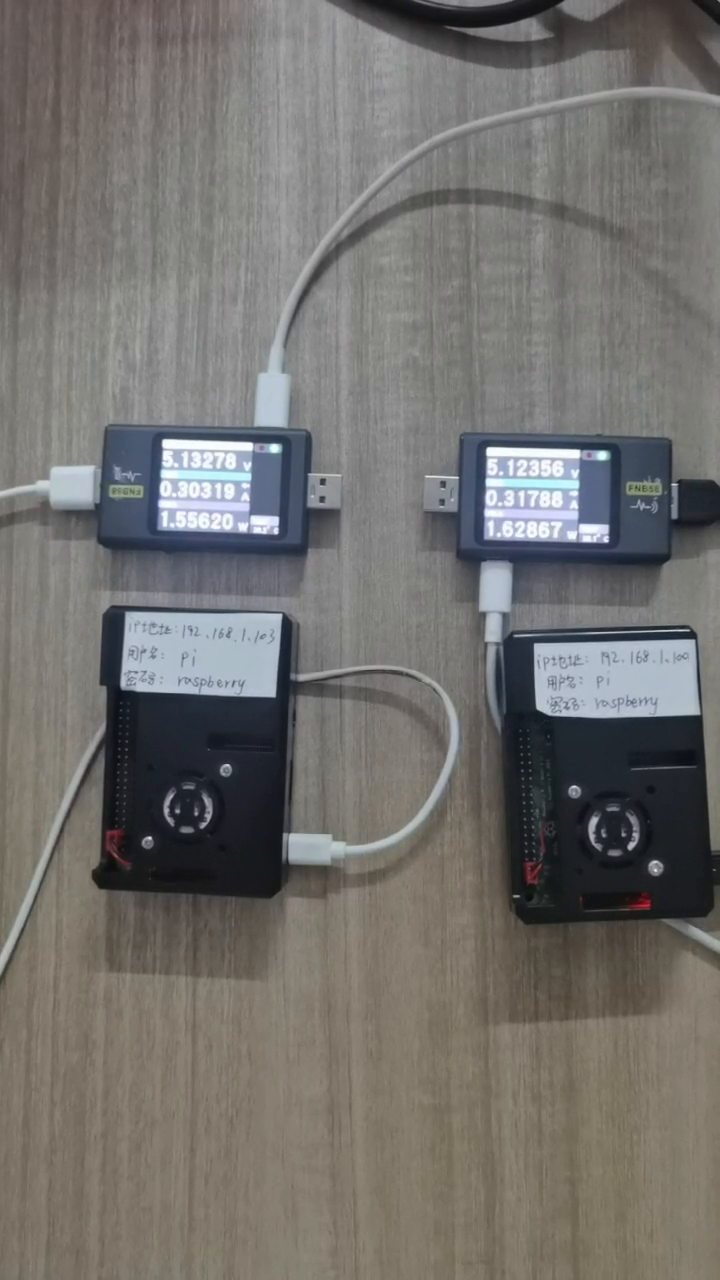
#> input picture frame 14 of ExperimentSetUp.mp4, 720 x 1280 px, given in place of IOT.mp4, which was not available
$ python video_read.py
#> lines starting #> are read from the running program, lines starting #| are printed output that depends on the picture; after the words box and inside, x2 and y2 are one past the last pixel; in counts of white or black regions, pixels touching at a corner belong together; pictures that were not available may be replaced by others from this repository, and a replacement may not be noted
import re
import csv
from PIL import Image
import pytesseract
import cv2
import numpy as np

# 打开视频文件
video_capture = cv2.VideoCapture('IOT.mp4')

# 初始化一些变量
frame_rate = 100  # 截取频率（每秒一帧）
prev_time = 0
frame_count = 0  # 用于保存图像的计数

# 配置Tesseract参数，设置为只识别数字
custom_config = r'--oem 3 --psm 11 outputbase digits'

# 创建CSV文件并写入列标题
with open('output_numbers.csv', mode='w', newline='') as csv_file:
    csv_writer = csv.writer(csv_file)
    csv_writer.writerow(['Time (seconds)', 'Extracted Numbers'])

while True:
    # 读取视频帧
    ret, frame = video_capture.read()
#> frame is the input picture: shape (1280, 720, 3); mean B, G, R 109.8, 113, 115

    # 检查是否成功读取帧
    if not ret:
        break

    # 获取当前帧的时间
    current_time = video_capture.get(0)  # 0表示获取帧时间

    # 每隔一秒截取一帧
    if current_time - prev_time >= frame_rate:
        prev_time = current_time

        # 转换图像为灰度
        gray = cv2.cvtColor(frame, cv2.COLOR_BGR2GRAY)
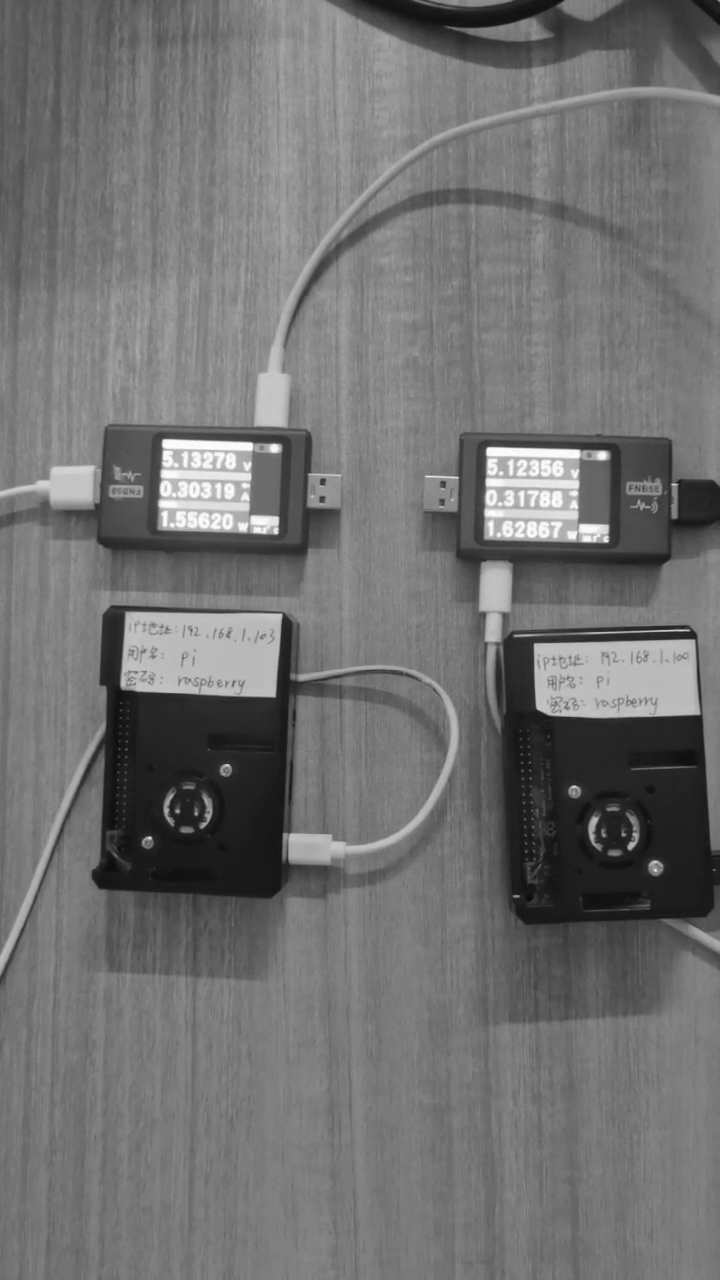
#> gray: shape (1280, 720); min 11, max 255, mean 113.2

        # 应用阈值二值化
        _, binary = cv2.threshold(gray, 128, 255, cv2.THRESH_BINARY)
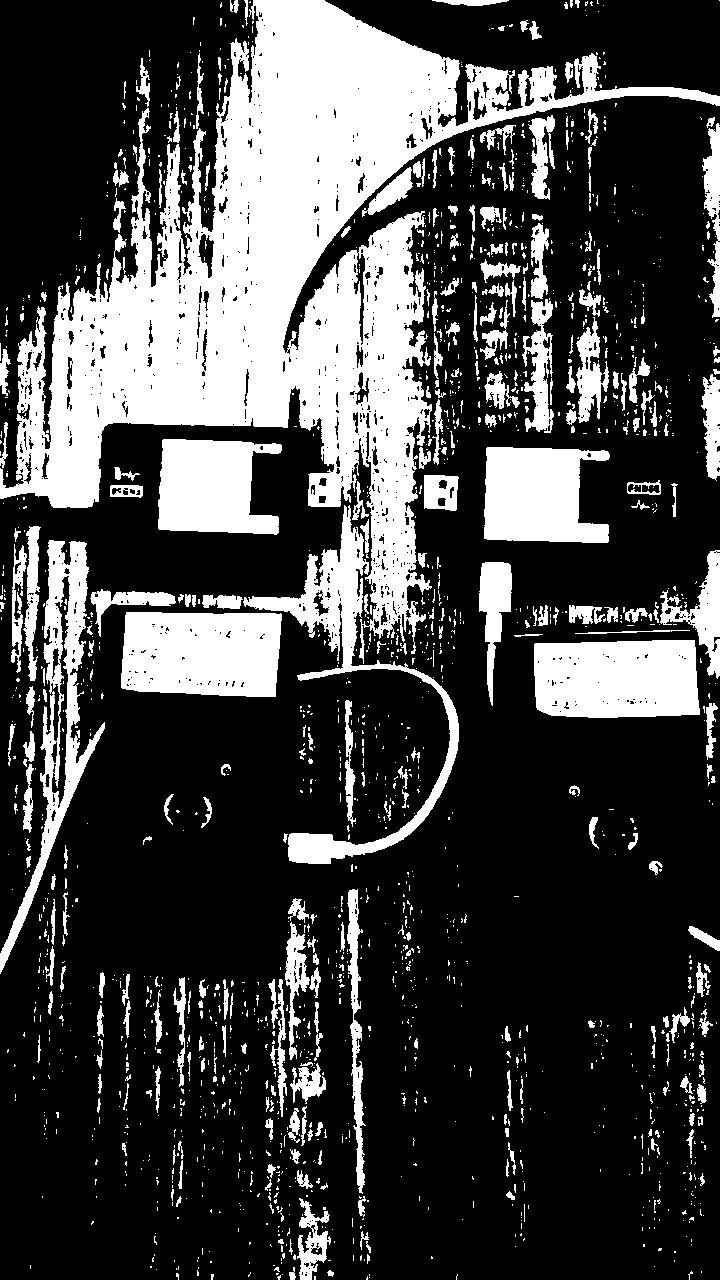
#> binary: shape (1280, 720); 27.2% white; 1869 white regions (1540 under 20 px), largest, box (x1, y1, x2, y2) and area: (0, 0, 720, 664) 129686, (121, 612, 282, 697) 12516, (534, 640, 700, 718) 12019

        # 进行去噪声处理
        denoised = cv2.medianBlur(binary, 3)
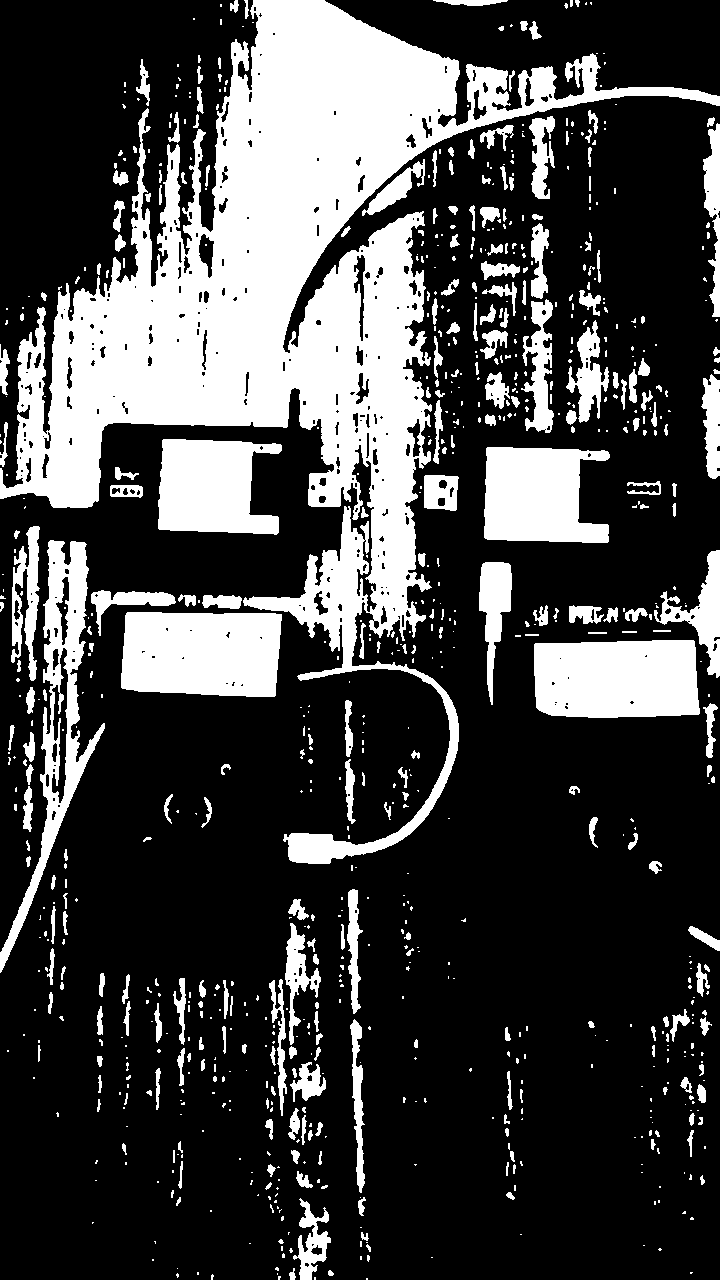
#> denoised: shape (1280, 720); 26.9% white; 849 white regions (557 under 20 px), largest, box (x1, y1, x2, y2) and area: (0, 0, 720, 864) 142026, (121, 612, 282, 697) 12625, (534, 640, 700, 718) 12103
        # 保存预处理后的图像（可选）
        # cv2.imwrite('preprocessed_image.jpg', denoised)
        # 使用Tesseract进行文字识别，仅识别数字
#> (the run stopped early here; a loop or call above may not have finished)

$ run again, starting later in the video
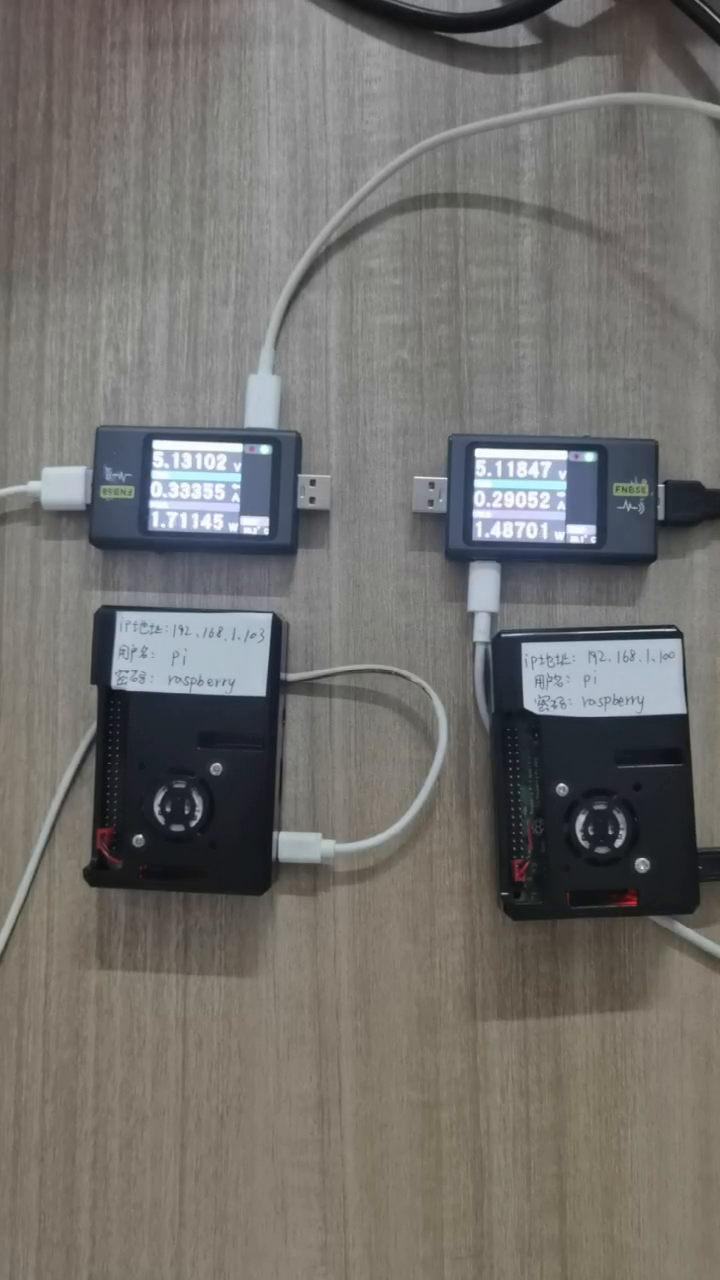
#> input picture frame 66 of ExperimentSetUp.mp4, 720 x 1280 px, given in place of IOT.mp4, which was not available
#> frame is the input picture: shape (1280, 720, 3); mean B, G, R 109.4, 112.9, 114.9
#> `_, binary = cv2.threshold(gray, 128, 255, cv2.THRESH_BINARY)`:
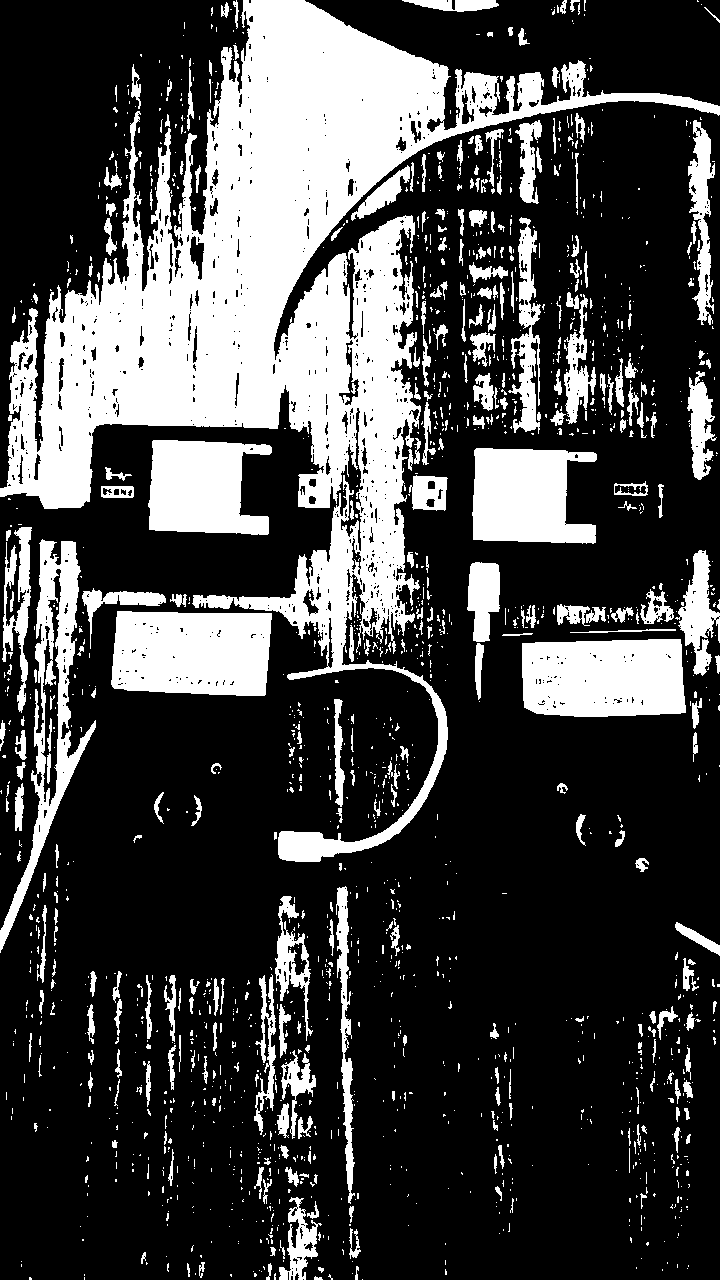
#> binary: shape (1280, 720); 27.1% white; 1733 white regions (1390 under 20 px), largest, box (x1, y1, x2, y2) and area: (0, 0, 720, 862) 138907, (111, 611, 272, 696) 12392, (522, 639, 686, 717) 11799
#> `denoised = cv2.medianBlur(binary, 3)`:
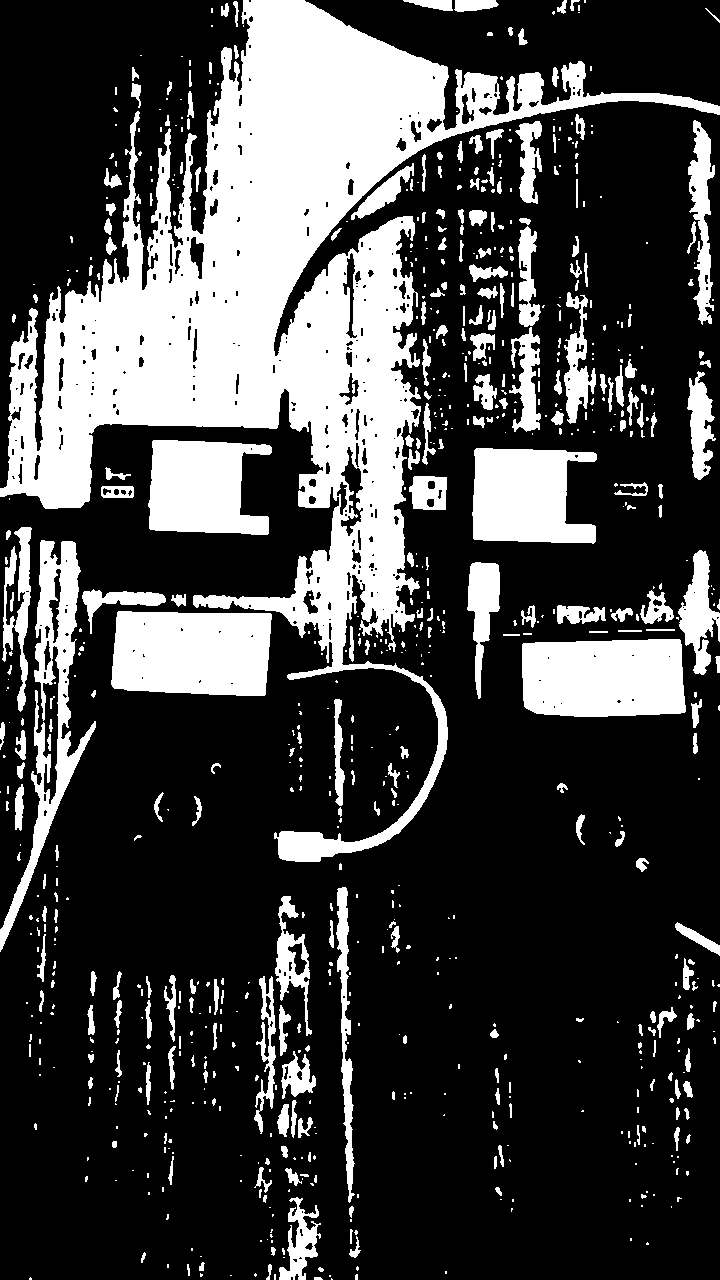
#> denoised: shape (1280, 720); 26.8% white; 802 white regions (508 under 20 px), largest, box (x1, y1, x2, y2) and area: (0, 0, 720, 862) 140553, (111, 611, 272, 696) 12501, (522, 639, 686, 717) 11914

$ run again, starting later in the video
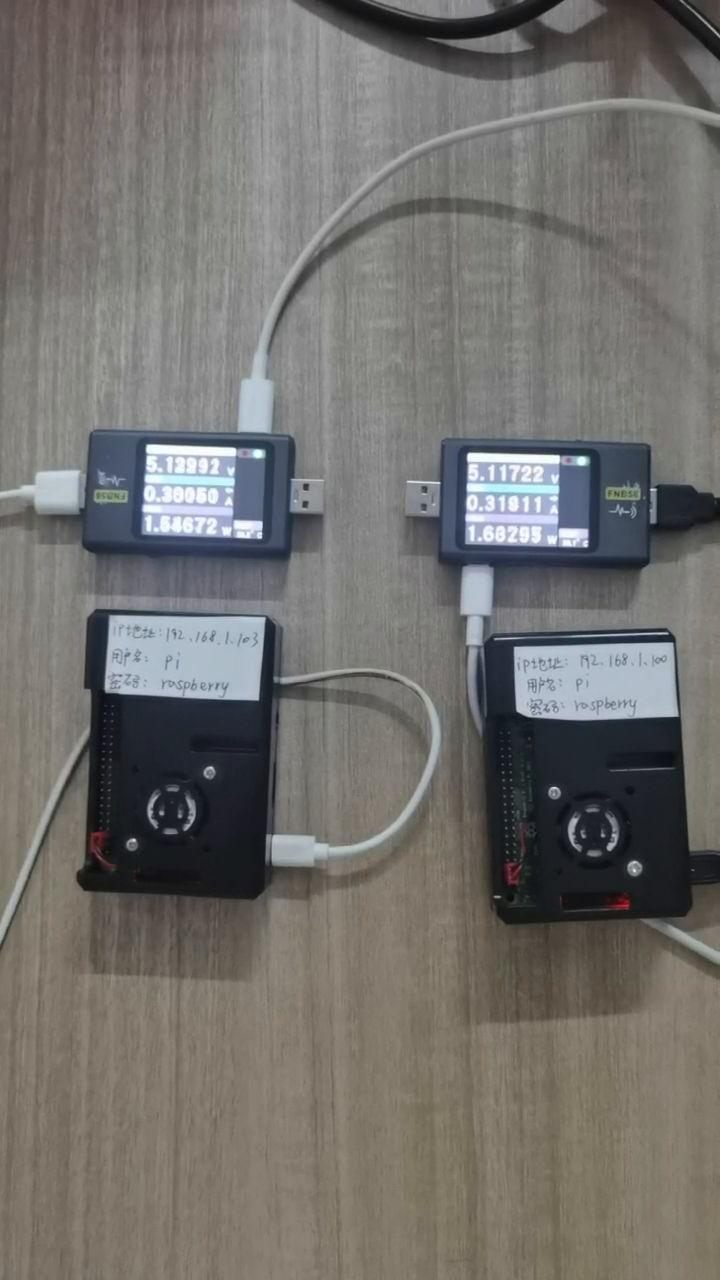
#> input picture frame 118 of ExperimentSetUp.mp4, 720 x 1280 px, given in place of IOT.mp4, which was not available
#> frame is the input picture: shape (1280, 720, 3); mean B, G, R 109.2, 112.7, 114.7
#> `_, binary = cv2.threshold(gray, 128, 255, cv2.THRESH_BINARY)`:
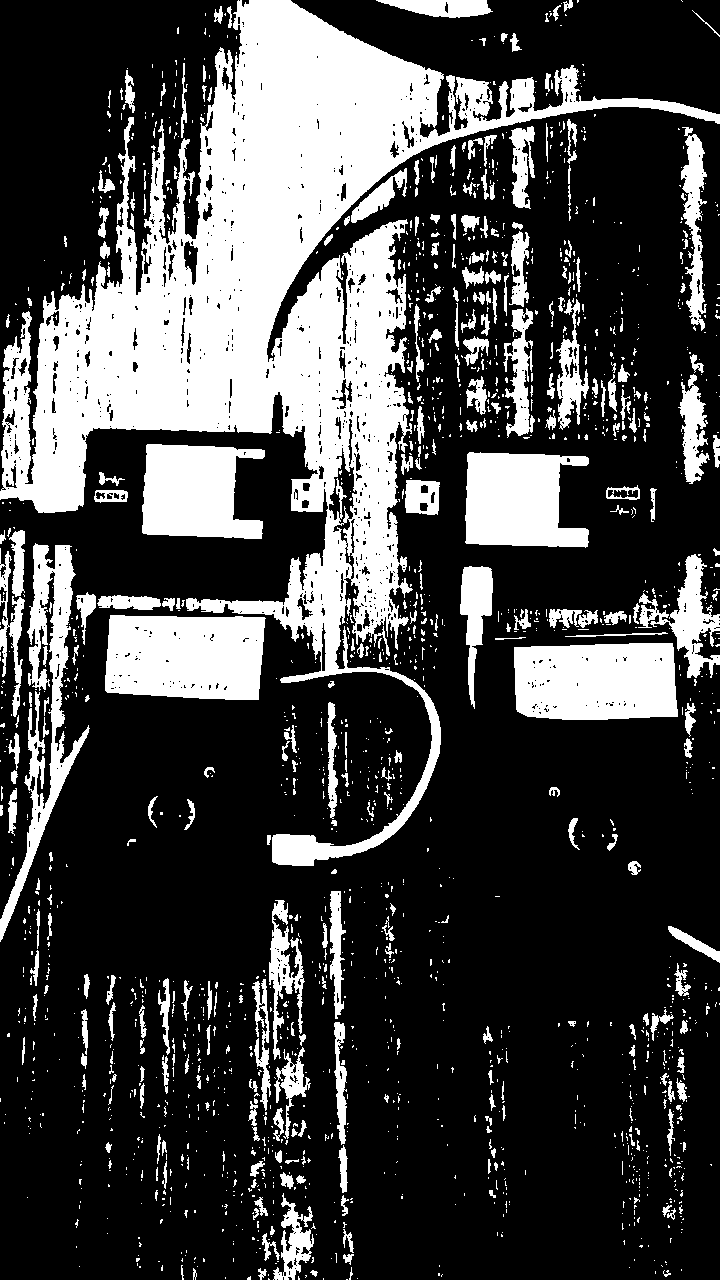
#> binary: shape (1280, 720); 27.1% white; 1859 white regions (1524 under 20 px), largest, box (x1, y1, x2, y2) and area: (0, 0, 720, 866) 138924, (105, 615, 266, 700) 12387, (514, 643, 678, 720) 11677
#> `denoised = cv2.medianBlur(binary, 3)`:
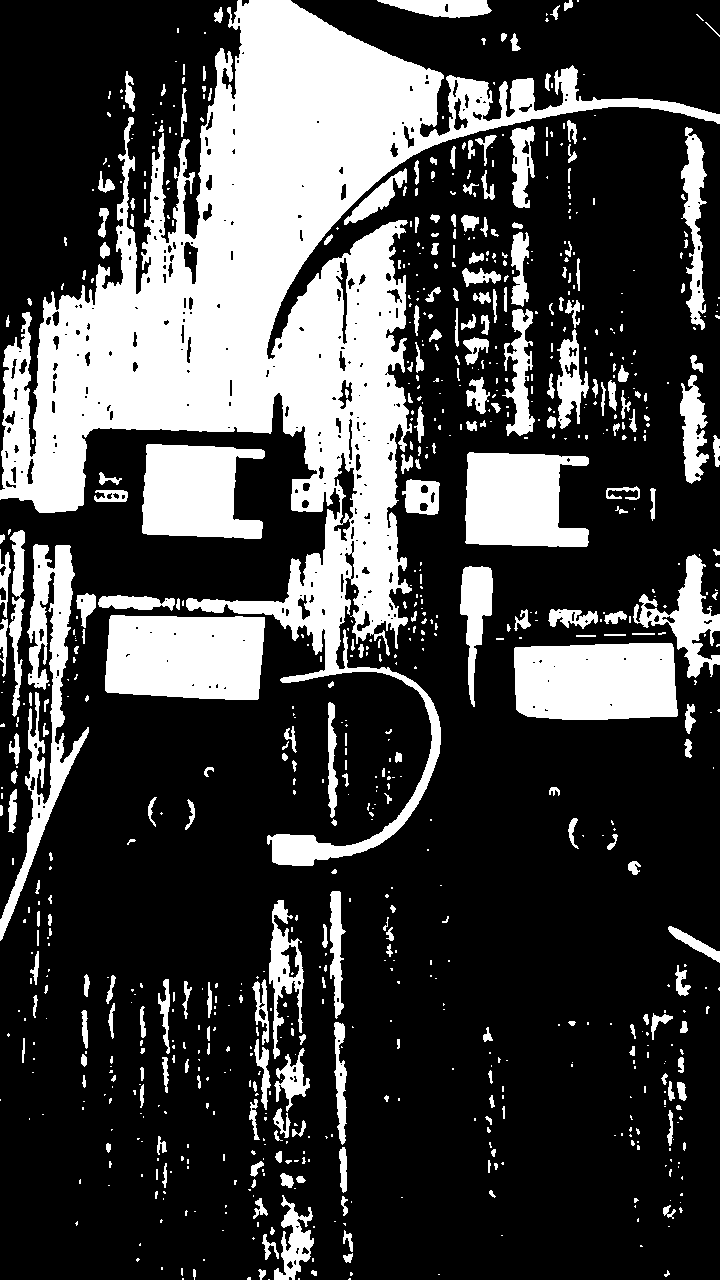
#> denoised: shape (1280, 720); 26.7% white; 841 white regions (558 under 20 px), largest, box (x1, y1, x2, y2) and area: (0, 0, 720, 866) 140716, (105, 615, 265, 700) 12482, (514, 643, 678, 720) 11775
